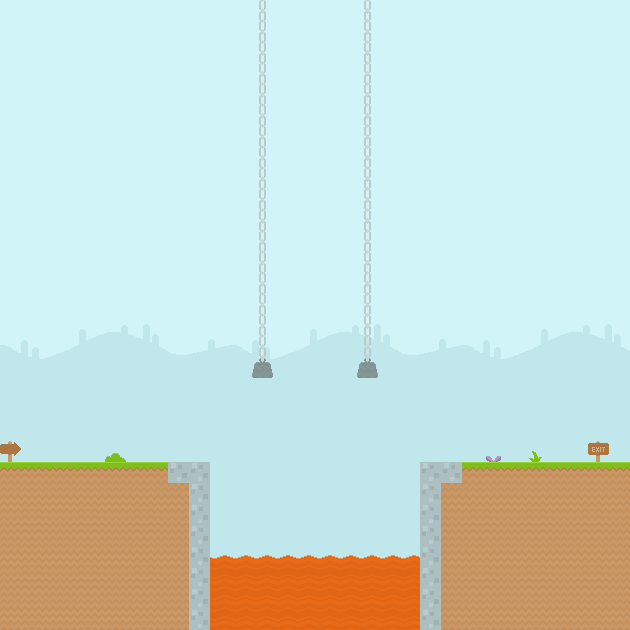

A 2D game scene composited from a Tiled map and its tileset images. What follows is a short description and the map's XML, with each tile layer's data collapsed to a summary:
An orthogonal 30x30 tile map with 21x21 px tiles, 6 tile layers (Tile Layer 1, Platforms, Spikes, Spawn, ...).

<map version="1.0" orientation="orthogonal" renderorder="right-down" width="30" height="30" tilewidth="21" tileheight="21">
 <tileset firstgid="1" source="spritesheet.tsx" />
 <layer name="Tile Layer 1" width="30" height="30">
  <data>[900 cells, 900 non-empty, 36 distinct tile ids]</data>
 </layer>
 <layer name="Platforms" width="30" height="30">
  <data>[900 cells, 62 non-empty, 4 distinct tile ids]</data>
 </layer>
 <layer name="Spikes" width="30" height="30">
  <data>[900 cells, 10 non-empty, 1 distinct tile ids]</data>
 </layer>
 <layer name="Spawn" width="30" height="30">
  <data>[900 cells, 1 non-empty, 1 distinct tile ids]</data>
 </layer>
 <layer name="Goal" width="30" height="30">
  <data>[900 cells, 1 non-empty, 1 distinct tile ids]</data>
 </layer>
 <layer name="Tile Layer 2" width="30" height="30">
  <data>[900 cells, 3 non-empty, 3 distinct tile ids]</data>
 </layer>
</map>